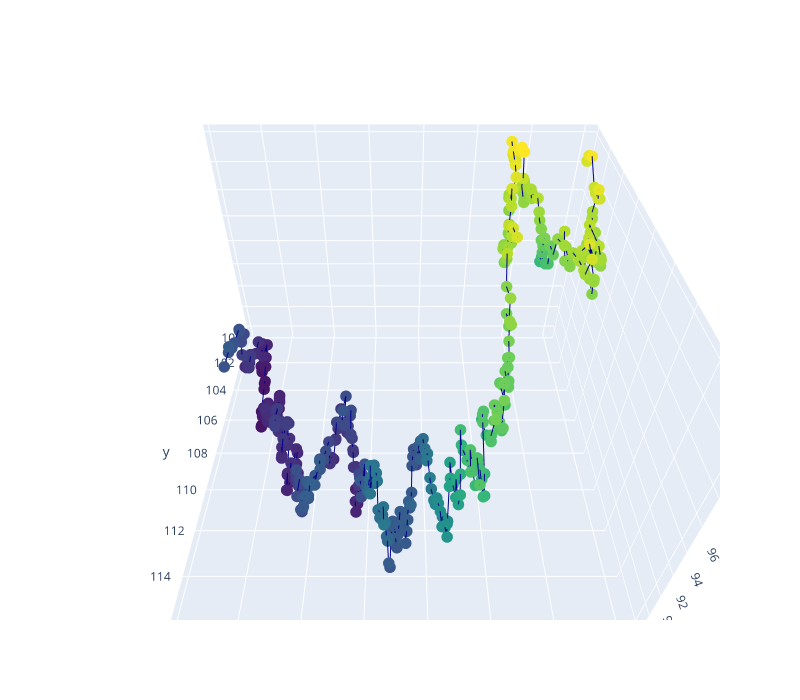

Notebook code cell kept with this figure:
### Code cell
import plotly.graph_objects as go
import pandas as pd
import numpy as np

rs = np.random.RandomState()
rs.seed(0)

def brownian_motion(T = 1, N = 100, mu = 0.1, sigma = 0.01, S0 = 20):
    dt = float(T)/N
    t = np.linspace(0, T, N)
    W = rs.standard_normal(size = N)
    W = np.cumsum(W)*np.sqrt(dt) # standard brownian motion
    X = (mu-0.5*sigma**2)*t + sigma*W
    S = S0*np.exp(X) # geometric brownian motion
    return S

dates = pd.date_range('2012-01-01', '2013-02-22')
T = (dates.max()-dates.min()).days / 365
N = dates.size
start_price = 100
y = brownian_motion(T, N, sigma=0.1, S0=start_price)
z = brownian_motion(T, N, sigma=0.1, S0=start_price)

fig = go.Figure(data=go.Scatter3d(
    x=dates, y=y, z=z,
    marker=dict(
        size=4,
        color=z,
        colorscale='Viridis',
    ),
    line=dict(
        color='darkblue',
        width=2
    )
))

fig.update_layout(
    width=800,
    height=700,
    autosize=False,
    scene=dict(
        camera=dict(
            up=dict(
                x=0,
                y=0,
                z=1
            ),
            eye=dict(
                x=0,
                y=1.0707,
                z=1,
            )
        ),
        aspectratio = dict( x=1, y=1, z=0.7 ),
        aspectmode = 'manual'
    ),
)

fig.show()

### Figure 1 — Plotly figure (JSON) as saved in the notebook; plotly's stock layout.template omitted (floating-point values rounded to 4 significant figures; data arrays with more than 128 entries replaced by an {"elided": "..."} marker saying what was removed)
{"data": [{"line": {"color": "darkblue", "width": 2}, "marker": {"color": {"elided": "419 float values"}, "colorscale": [[0, "#440154"], [0.1111, "#482878"], [0.2222, "#3e4989"], [0.3333, "#31688e"], [0.4444, "#26828e"], [0.5556, "#1f9e89"], [0.6667, "#35b779"], [0.7778, "#6ece58"], [0.8889, "#b5de2b"], [1, "#fde725"]], "size": 4}, "type": "scatter3d", "x": {"elided": "419 str values"}, "y": {"elided": "419 float values"}, "z": {"elided": "419 float values"}}], "layout": {"autosize": false, "height": 700, "scene": {"aspectmode": "manual", "aspectratio": {"x": 1, "y": 1, "z": 0.7}, "camera": {"eye": {"x": 0, "y": 1.071, "z": 1}, "up": {"x": 0, "y": 0, "z": 1}}}, "width": 800}}
